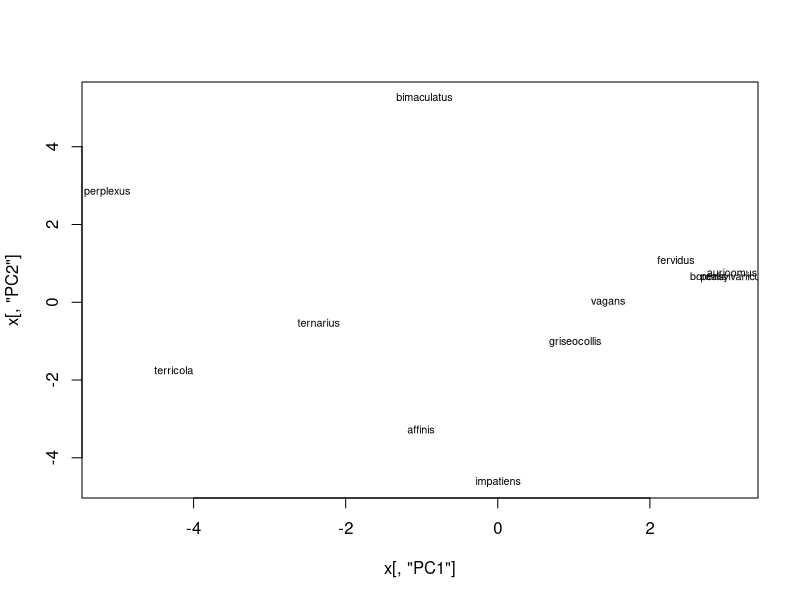
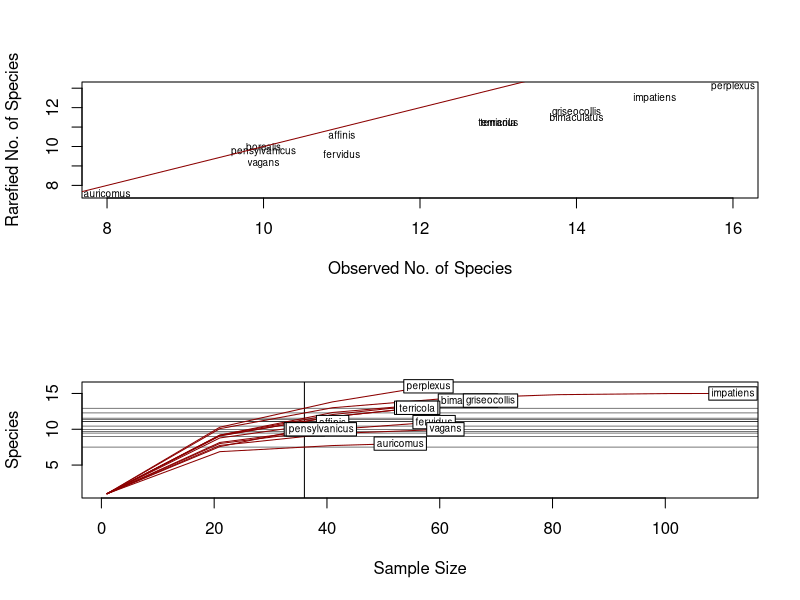
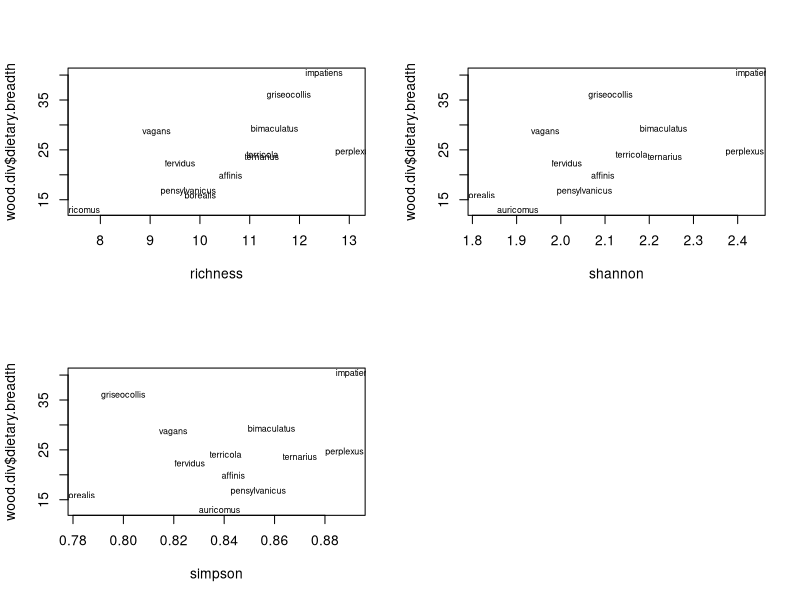

The R source for these figures, in order: (Note: this script raises an error after producing the figures.)
# Bombus forage plant analysis

# Clear memory
# rm(list=ls())
# gc() 

# Load packages
x <- c("tidyverse","vegan","picante","phytools")
invisible(lapply(x, require, character.only = TRUE))

# file.choose()
forage <- read.csv("Bombus.forage.data.csv")
dim(forage)
head(forage)
tail(forage)

# Possible metrics describing bees as generalist vs specialist
# richness
# phylogenetic diversity
# morphological diversity
# dietary breadth (sensu Wood et al. 2019, see  https://esajournals.onlinelibrary.wiley.com/doi/full/10.1002/ecy.2697#Rarefaction-and-dietary-breadth )
#    This metric will be impossible to replicate!
#    The authors used a vaguely-described method of "manual rarefaction"
#    based on Michigan geography unique to their study 
#    without enough details for replication.

# Filter just to the dataset from Wood et al. 2019

wood <- filter(forage, grepl("Wood",study)) %>% select(-study)

# Sample sizes obtained from Wood et al. Fig. 3
wood.sample.sizes <- c(46,52,78,37,66,86,144,41,58,62,65,76)
names(wood.sample.sizes) <- c("affinis","auricomus","bimaculatus","borealis","fervidus","griseocollis","impatiens","pensylvanicus","perplexus","ternarius","terricola","vagans")
tongue.class <- c("short","long","medium","long","long","short","medium","long","medium","medium","short","medium-long")
names(tongue.class) <- c("affinis","auricomus","bimaculatus","borealis","fervidus","griseocollis","impatiens","pensylvanicus","perplexus","ternarius","terricola","vagans")

# Import values for Wood's dietary breadth score
diet <- read.csv("Wood.et.al.2019.dietary.breadth.csv")

# PCA
wood.wide <- wood %>% 
  filter(forage.species != 'others') %>% 
  select(-common.plant.name, -family) %>% 
  pivot_wider(names_from = "forage.species", values_from = "interactions", values_fill = 0) %>% 
  column_to_rownames("Bombus.species")

wood.pca <- prcomp(wood.wide, scale = TRUE)

with(wood.pca, plot(x[,'PC1'],x[,'PC2'], type = "n"))
with(wood.pca, text(x[,'PC1'],x[,'PC2'], row.names(x), cex =0.65))

# Alpha-Diversity metrics

# Richness
S <- specnumber(wood.wide) # observed number of species
raremax <- min(rowSums(wood.wide))
Srare <- rarefy(wood.wide, raremax)
{
  par(mfrow=c(2,1))
  plot(S, Srare, xlab = "Observed No. of Species", ylab = "Rarefied No. of Species", type = 'n')
  text(S, Srare, names(S), cex=0.6)
  abline(0, 1, col='darkred')
  rarecurve(wood.wide, step = 20, sample = raremax, col = "darkred", cex = 0.6)
  par(mfrow=c(1,1))
}

wood.div <- diet %>% 
  mutate(
    richness = Srare,
    shannon = diversity(wood.wide, index = "shannon"),
    simpson = diversity(wood.wide, index = "simpson")
  ) 

alpha.plot <- function(index, ...) {
  x <- as.numeric(unlist(wood.div[,index]))
  plot(x, wood.div$dietary.breadth, type = "n", xlab = index, ...)
  text(x, wood.div$dietary.breadth, wood.div$species, cex =0.65)
}

{
  par(mfrow=c(2,2))
  alpha.plot("richness")
  alpha.plot("shannon")
  alpha.plot("simpson")
  par(mfrow=c(1,1))
}

# Calculate Faith's phylogenetic diversity for each species' forage plant assemblage
# based on family-level relationships from Qian & Zhang 2014 JSE
# https://doi.org/10.1111/jse.12086

wood.fam <- wood %>% 
  filter(!forage.species == "others") %>% 
  select(-common.plant.name, -forage.species) %>% 
  group_by(Bombus.species, family) %>% 
  summarise(interactions = sum(interactions)) %>% 
  pivot_wider(names_from = "family", values_from = "interactions", values_fill = 0) %>% 
  column_to_rownames("Bombus.species")

plant.tree <- read.newick("Qian.Zhang.2014.JSE.tre")
# plot(plant.tree)
unique(wood$family)
# Are all plant families in the Wood et al. dataset represented in the
# Qian & Zhang tree? -- Yes.
all((colnames(wood.fam) %in% plant.tree$tip.label))
# Note: the picante::pd does not require a particular order of taxa 
# in either the table or tree

wood.div <- wood.div %>% 
  mutate(faith.pd = pd(wood.fam, plant.tree)$PD) 

wood.div <- wood.div %>% 
  select(species, tongue.class, sample.size, wood.dbs = dietary.breadth, 
         richness, shannon, simpson, faith.pd)

# Quick look at correlation of Faith's PD and Wood's DBS
plot(wood.div$faith.pd, wood.div$wood.dbs, type = 'n', xlab = "Faith's phylogenetic diversity", ylab = "Wood et al.'s dietary breadth")
text(wood.div$faith.pd, wood.div$wood.dbs, wood.div$species, cex=0.75)
abline(lm(wood.div$wood.dbs ~ wood.div$faith.pd))
cor.test(wood.div$faith.pd, wood.div$wood.dbs, method = "spearman")
# rho = 0.4195804; p-value = 0.1766

# write.csv(wood.div,"Wood.et.al.2019.forage.diversity.csv", 
#           row.names = FALSE, quote = FALSE)

# Proceed into preliminary.forage.plant.analysis.R
